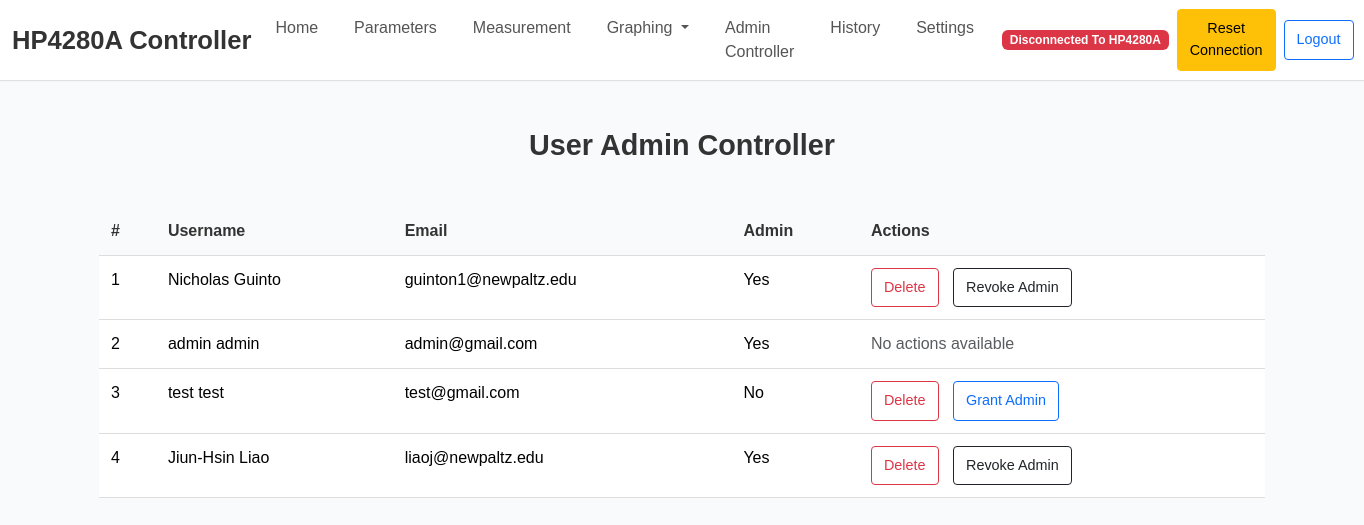
/documentation (signed in), run on the app's committed database.
### tables this page shows
CREATE TABLE users (
            id INTEGER PRIMARY KEY AUTOINCREMENT,
            first_name TEXT NOT NULL,
            last_name TEXT NOT NULL,
            email TEXT NOT NULL,
            password TEXT NOT NULL,
            is_admin INTEGER NOT NULL DEFAULT 0
        );

### main.py (the view, shortened to what this page needs)
@app.route('/documentation', methods=["GET", "POST"])
def documentation():
    if 'email' not in session:
        flash("Please log in to access this page.", "error")
        return redirect(url_for("login"))
    user = get_user_by_email(session['email'])
    if not user:
        flash("User not found. Please log in again.", "error")
        return redirect(url_for("login"))
    if user[5] == 0:  # Check the `is_admin` value
        flash("You do not have permission to access this page.", "error")
        return redirect(url_for("login"))
    conn = sqlite3.connect(DB_path)
    cursor = conn.cursor()
    cursor.execute("SELECT first_name, last_name, email, id, is_admin FROM users WHERE email != 'demo@example.com'")
    users = cursor.fetchall()
    conn.close()
    return render_template("documentation.html", users=users, logged_in_email=session['email'])

### database.py (called while the page is built)
def get_user_by_email(email):
    conn = sqlite3.connect(DB_path)
    cursor = conn.cursor()
    cursor.execute('''
        SELECT * FROM users WHERE email = ?
    ''', (email,))
    user = cursor.fetchone()
    conn.close()
    return user

### main.py (called while the page is built, shortened)
@app.context_processor
def inject_user_info():
    if 'email' in session:
        user = get_user_by_email(session['email'])
        if user:
            return {'username': f"{user[1]} {user[2]}", 'user_id': user[0], 'email': user[3]}
    return {'username': None, 'user_id': None, 'email': None}

@app.context_processor
def inject_connection_status():
    return {
        'connection_status': 'failure',
        'terminal_output': ["No connection."]
    }

### templates/documentation.html (shortened to what this page needs)
{% extends "base.html" %}
{% block content %}
<h3 class="text-center mt-5 mb-4">User Admin Controller</h3>
<div class="table-container">
    <table class="table">
        <thead>
            <tr>
                <th>#</th>
                <th>Username</th>
                <th>Email</th>
                <th>Admin</th>
                <th>Actions</th>
            </tr>
        </thead>
        <tbody>
            {% for user in users %}
            <tr>
                <td>{{ loop.index }}</td>
                <td>{{ user[0] }} {{ user[1] }}</td>
                <td>{{ user[2] }}</td>
                <td>{{ "Yes" if user[4] == 1 else "No" }}</td>
                <td class="action-buttons">
                    {% if user[2] != logged_in_email %}
                        <form method="POST" action="{{ url_for('documentation') }}" style="display:inline;" onsubmit="return confirmDelete()">
                            <button type="submit" name="action" value="delete" class="btn btn-outline-danger">Delete</button>
                        </form>
                        {% if user[4] == 0 %}
                        <form method="POST" action="{{ url_for('documentation') }}" style="display:inline;">
                            <button type="submit" name="action" value="grant_admin" class="btn btn-outline-primary">Grant Admin</button>
                        </form>
                        {% else %}
                        <form method="POST" action="{{ url_for('documentation') }}" style="display:inline;">
                            <button type="submit" name="action" value="revoke_admin" class="btn btn-outline-dark">Revoke Admin</button>
                        </form>
                        {% endif %}
                    {% else %}
                        <span class="text-muted">No actions available</span>
                    {% endif %}
                </td>
            </tr>
            {% endfor %}
        </tbody>
    </table>
</div>
{% endblock %}

### templates/documentation.html (style rules this page uses)
body { font-family: 'Helvetica', 'Arial', sans-serif; background-color: #f9f9f9; color: #333; }
h3 { font-size: 1.8rem; font-weight: 600; color: #333; }
.table-container { max-width: 90%; margin: 0 auto; padding: 20px; margin-top: 20px; }
.table { width: 100%; border-collapse: collapse; font-size: 1rem; }
.table th, .table td { padding: 12px; text-align: left; border-bottom: 1px solid #ddd; }
.table th { font-weight: bold; color: #333; background-color: transparent; }
.action-buttons form { display: inline-block; margin-right: 10px; }
.btn { padding: 8px 12px; border-radius: 4px; font-size: 0.9rem; cursor: pointer; transition: background-color 0.3s ease, transform 0.2s ease; }

### data on the page
users: first_name "Nicholas", last_name "Guinto", email "guinton1@newpaltz.edu", is_admin "Yes"
users: first_name "admin", last_name "admin", email "admin@gmail.com", is_admin "Yes", shows "No actions available"
users: first_name "test", last_name "test", email "test@gmail.com", is_admin "No"
users: first_name "Jiun-Hsin", last_name "Liao", email "liaoj@newpaltz.edu", is_admin "Yes"
